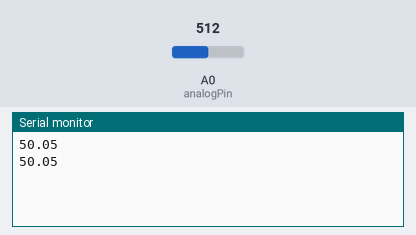
A sketch run on a simulated Arduino Uno, built with avr-gcc and run on an emulated ATmega328P. Shown: the last lines printed to the serial monitor. The inputs (shaded band) are chosen by the test bench; at power-on: A0 (analogPin) = 512.

Above: at 10.8 s.
10.9 s: A0 (analogPin) set to 716
At 20.7 s:
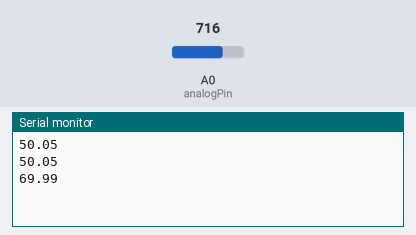
20.9 s: A0 (analogPin) set to 900
At 31.1 s:
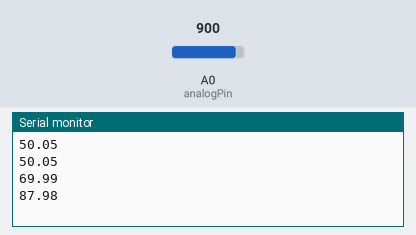
Timing chart, 0 to 32.6 s (numbered marks = the images above; inputs shaded):
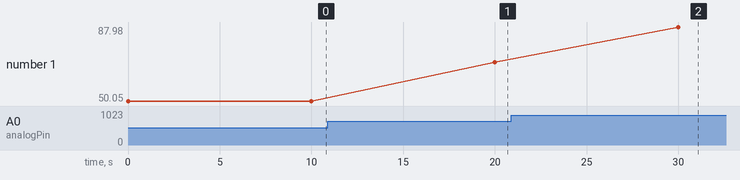

The sketch:

StationMeteo.ino
```cpp
#include <math.h>

int analogPin = A0;

int valTemp = 0;  // variable to store the value of temperature
float valTemp2 = 0.0 ;

void setup() {
  Serial.begin(9600);           //  setup serial
}

void loop() {
  valTemp = analogRead(analogPin);  // read the input pin

  valTemp2 = (((5.0*valTemp)/1023)/5)*100 ;
  Serial.println(valTemp2);          // debug value
  delay(10000) ;

}
```

Measured:
- after the input at 10.9 s, the serial monitor: prints a new line after 9.1 s (image 1)
- after the input at 20.9 s, the serial monitor: prints a new line after 9.1 s (image 2)
- plotted number 1: 50.05 → 69.99 after the input at 10.9 s, 69.99 → 87.98 after the input at 20.9 s
